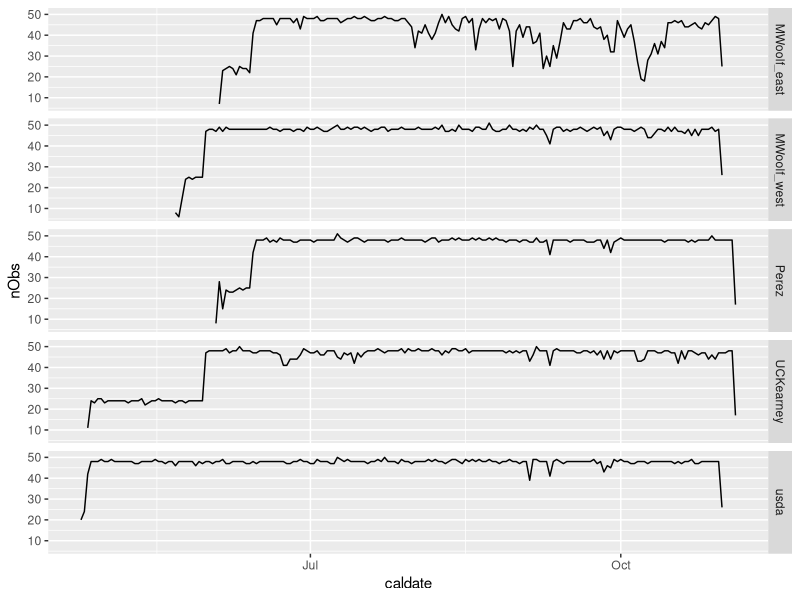
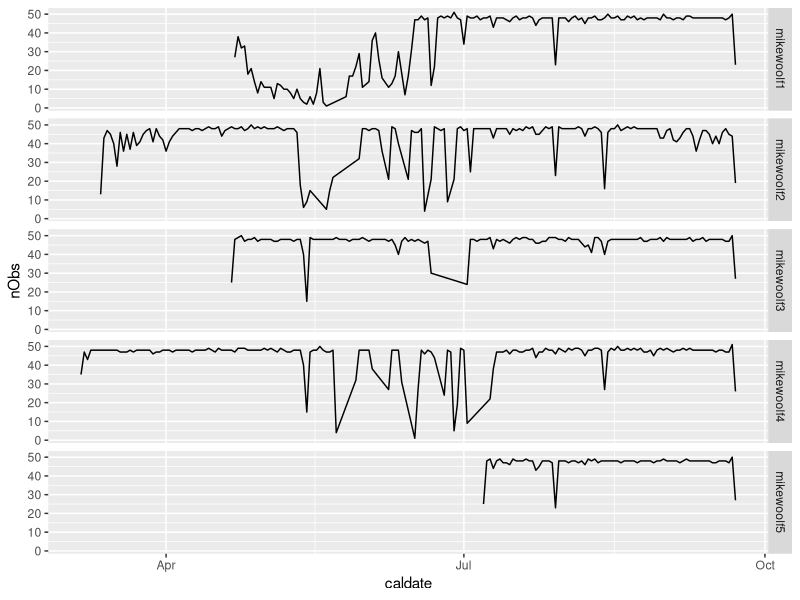

Reproduce these figures in R, in order.
#===========================================================================#
# script0_head_data_files.R
#
# Show that file structures are equivalent
# 1. Load 2019 and 2020 data sets
# 2. Observations, time period and time interval
#
#===========================================================================#

library(tidyverse)

##### LOAD SEASON-LONG DATA SETS ############################################

# Load season-long count data sets for five traps in 2019 and 2020

allsites19 <- readr::read_csv("./data/allsites_y19.csv")
allsites20 <- readr::read_csv("./data/allsites_y20.csv")

# Show size and top lines of the count data tibbles

allsites19
# A tibble: 38,202 x 6
#   datetime            pest_nmbr pest_dif reviewed event site     
#   <dttm>                  <dbl>    <dbl> <chr>    <chr> <chr>    
# 1 2019-04-26 13:56:00         7        7 Yes      NA    UCKearney
# 2 2019-04-26 14:56:00         7        0 Yes      NA    UCKearney

allsites20
# A tibble: 31,726 x 6
#   datetime            pest_nmbr pest_dif reviewed event site      
#   <dttm>                  <dbl>    <dbl> <chr>    <chr> <chr>     
# 1 2020-04-22 03:18:00         5        4 Yes      NA    mikewoolf1
# 2 2020-04-22 05:02:00         7        2 Yes      NA    mikewoolf1

# Load temperature data for each trap in 2019 and 2020

alltemps19 <- read_csv("./data/trapview_temps_degf_y19.csv")
alltemps20 <- read_csv("./data/trapview_temps_degf_y20.csv")

# Show size and top lines of the temperature data tibbles

alltemps19
# A tibble: 18,969 x 6
#   site      Date_time           degf_avg degf_lo degf_hi rh_avg
#   <chr>     <dttm>                 <dbl>   <dbl>   <dbl>  <dbl>
# 1 UCKearney 2019-05-16 17:00:00     56.1    55.4    56.8   83.0
# 2 UCKearney 2019-05-16 18:00:00     57.5    56.1    58.6   81.7
# 3 UCKearney 2019-05-16 19:00:00     55.0    53.8    56.8   90.4

alltemps20
# A tibble: 17,580 x 6
#   Date_time           degf_avg degf_lo degf_hi rh_avg site 
#   <dttm>                 <dbl>   <dbl>   <dbl>  <dbl> <chr>
# 1 2020-04-22 02:00:00     51.5    50.2    52.5   90.3 MWT1 
# 2 2020-04-22 03:00:00     49.5    48.9    49.8   93.8 MWT1 
# 3 2020-04-22 04:00:00     49.7    48.9    50.4   94.2 MWT1 


##### FURTHER CHARACTERIZE SEASON-LONG DATA SETS ############################

# Determine date range and number of observations for each of the 2019 traps

ovrvw_events19 <- allsites19 %>%
  group_by(site) %>% 
  summarise(nObs = sum(!is.na(pest_dif)),
            min_date = as.Date(min(datetime)),
            max_date = as.Date(max(datetime)))
ovrvw_events19
# A tibble: 5 x 4
#   site         nObs min_date   max_date  
#   <chr>       <int> <date>     <date>    
# 1 MWoolf_east  6274 2019-06-04 2019-10-31
# 2 MWoolf_west  7525 2019-05-22 2019-10-31
# 3 Perez        7099 2019-06-03 2019-11-04
# 4 UCKearney    8244 2019-04-26 2019-11-04
# 5 usda         9056 2019-04-24 2019-10-31


# Determine date range and number of observations for each of the 2020 traps

ovrvw_events20 <- allsites20 %>% 
  group_by(site) %>% 
  summarise(nObs = sum(!is.na(pest_dif)),
            min_date = as.Date(min(datetime)),
            max_date = as.Date(max(datetime)))
ovrvw_events20
# A tibble: 5 x 4
# site        nObs min_date   max_date  
#   <chr>      <int> <date>     <date>    
# 1 mikewoolf1  5337 2020-04-22 2020-09-22
# 2 mikewoolf2  7736 2020-03-12 2020-09-22
# 3 mikewoolf3  6782 2020-04-21 2020-09-22
# 4 mikewoolf4  8215 2020-03-06 2020-09-22
# 5 mikewoolf5  3656 2020-07-07 2020-09-22

# Determine interval between events in the count data. Note that sometimes the
# traps captured photos every 30 minutes and sometimes (early season) it was
# every 60 minutes. Start with 2019 data set

# Examine the "event" variable. Is it mostly NA? How important is it?

length(allsites19$event[!is.na(allsites19$event)])

# 147 of ~38,000 obs have a value other than NA 

unique(allsites19$event) 
# [1] NA                       "Sticky roll tweak"      "Replace of sticky roll"

allsites19 <- allsites19[ ,-5] 
allsites19 <- allsites19[complete.cases(allsites19), ] 
allsites19

# retains 95% of obs. Now making site into a factor to use it with the split function
# Looks like x has to be a factor for this to work

x19 <- allsites19 %>% 
  mutate(caldate = as.Date(datetime)) %>% # group into days
  group_by(site, caldate) %>% 
  summarise(nObs = n())

# Plot readings per day by site

ggplot(x19, aes(x = caldate, y = nObs)) +
  geom_line() + 
  facet_grid(site ~ .)

# When needed filter x for nObs > 42

### Continuing with 2020 data

allsites20 <- allsites20[ ,-5] 
allsites20 <- allsites20[complete.cases(allsites20), ]
allsites20

# Create temporary data frame containing readings per day

x20 <- allsites20 %>% 
  mutate(caldate = as.Date(datetime)) %>% # group into days
  group_by(site, caldate) %>% 
  summarise(nObs = n())

# Plot readings per day by site

ggplot(x20, aes(x = caldate, y = nObs)) +
  geom_line() + 
  facet_grid(site ~ .)

# When needed filter x for nObs > 42



